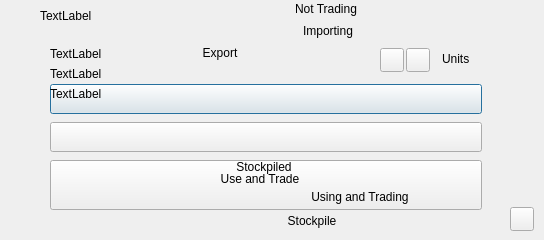
<?xml version="1.0" encoding="UTF-8"?>
<ui version="4.0">
 <class>ResourceTradeDialog</class>
 <widget class="QDialog" name="ResourceTradeDialog">
  <property name="geometry">
   <rect>
    <x>0</x>
    <y>0</y>
    <width>544</width>
    <height>240</height>
   </rect>
  </property>
  <property name="windowTitle">
   <string>Dialog</string>
  </property>
  <widget class="QLabel" name="cIcon">
   <property name="geometry">
    <rect>
     <x>10</x>
     <y>8</y>
     <width>22</width>
     <height>22</height>
    </rect>
   </property>
   <property name="text">
    <string/>
   </property>
  </widget>
  <widget class="Label" name="cName">
   <property name="geometry">
    <rect>
     <x>40</x>
     <y>9</y>
     <width>501</width>
     <height>32</height>
    </rect>
   </property>
   <property name="text">
    <string>TextLabel</string>
   </property>
   <property name="alignment">
    <set>Qt::AlignLeading|Qt::AlignLeft|Qt::AlignTop</set>
   </property>
  </widget>
  <widget class="Button" name="cTradeStatusButton">
   <property name="geometry">
    <rect>
     <x>50</x>
     <y>84</y>
     <width>432</width>
     <height>30</height>
    </rect>
   </property>
   <property name="text">
    <string/>
   </property>
  </widget>
  <widget class="Button" name="cIndustryOnButton">
   <property name="geometry">
    <rect>
     <x>50</x>
     <y>122</y>
     <width>432</width>
     <height>30</height>
    </rect>
   </property>
   <property name="text">
    <string/>
   </property>
  </widget>
  <widget class="Button" name="cStockpilingButton">
   <property name="geometry">
    <rect>
     <x>50</x>
     <y>160</y>
     <width>432</width>
     <height>50</height>
    </rect>
   </property>
   <property name="text">
    <string/>
   </property>
  </widget>
  <widget class="Label" name="cTotalIndustries">
   <property name="geometry">
    <rect>
     <x>50</x>
     <y>44</y>
     <width>63</width>
     <height>20</height>
    </rect>
   </property>
   <property name="text">
    <string>TextLabel</string>
   </property>
  </widget>
  <widget class="Label" name="cUnitsStored">
   <property name="geometry">
    <rect>
     <x>50</x>
     <y>64</y>
     <width>63</width>
     <height>20</height>
    </rect>
   </property>
   <property name="text">
    <string>TextLabel</string>
   </property>
  </widget>
  <widget class="Label" name="cNoTradeRoutes">
   <property name="geometry">
    <rect>
     <x>50</x>
     <y>84</y>
     <width>63</width>
     <height>20</height>
    </rect>
   </property>
   <property name="text">
    <string>TextLabel</string>
   </property>
  </widget>
  <widget class="Button" name="cExit">
   <property name="geometry">
    <rect>
     <x>510</x>
     <y>207</y>
     <width>24</width>
     <height>24</height>
    </rect>
   </property>
   <property name="text">
    <string/>
   </property>
  </widget>
  <widget class="Button" name="cDown">
   <property name="geometry">
    <rect>
     <x>380</x>
     <y>48</y>
     <width>24</width>
     <height>24</height>
    </rect>
   </property>
   <property name="text">
    <string/>
   </property>
  </widget>
  <widget class="Button" name="cUp">
   <property name="geometry">
    <rect>
     <x>406</x>
     <y>48</y>
     <width>24</width>
     <height>24</height>
    </rect>
   </property>
   <property name="text">
    <string/>
   </property>
  </widget>
  <widget class="Label" name="cExportLabel">
   <property name="geometry">
    <rect>
     <x>120</x>
     <y>46</y>
     <width>200</width>
     <height>20</height>
    </rect>
   </property>
   <property name="text">
    <string>Export</string>
   </property>
   <property name="alignment">
    <set>Qt::AlignHCenter|Qt::AlignTop</set>
   </property>
  </widget>
  <widget class="Label" name="cUnitsLabel">
   <property name="geometry">
    <rect>
     <x>442</x>
     <y>52</y>
     <width>63</width>
     <height>20</height>
    </rect>
   </property>
   <property name="text">
    <string>Units</string>
   </property>
   <property name="alignment">
    <set>Qt::AlignLeading|Qt::AlignLeft|Qt::AlignTop</set>
   </property>
  </widget>
  <widget class="Label" name="cUsingTradingLabel">
   <property name="geometry">
    <rect>
     <x>160</x>
     <y>190</y>
     <width>400</width>
     <height>20</height>
    </rect>
   </property>
   <property name="text">
    <string>Using and Trading</string>
   </property>
   <property name="alignment">
    <set>Qt::AlignHCenter|Qt::AlignTop</set>
   </property>
  </widget>
  <widget class="Label" name="cStockpileLabel">
   <property name="geometry">
    <rect>
     <x>112</x>
     <y>214</y>
     <width>400</width>
     <height>20</height>
    </rect>
   </property>
   <property name="text">
    <string>Stockpile</string>
   </property>
   <property name="alignment">
    <set>Qt::AlignHCenter|Qt::AlignTop</set>
   </property>
  </widget>
  <widget class="Label" name="cStockpiledLabel">
   <property name="geometry">
    <rect>
     <x>64</x>
     <y>160</y>
     <width>400</width>
     <height>20</height>
    </rect>
   </property>
   <property name="text">
    <string>Stockpiled</string>
   </property>
   <property name="alignment">
    <set>Qt::AlignHCenter|Qt::AlignTop</set>
   </property>
  </widget>
  <widget class="Label" name="cUseTradeLabel">
   <property name="geometry">
    <rect>
     <x>60</x>
     <y>172</y>
     <width>400</width>
     <height>20</height>
    </rect>
   </property>
   <property name="text">
    <string>Use and Trade</string>
   </property>
   <property name="alignment">
    <set>Qt::AlignHCenter|Qt::AlignTop</set>
   </property>
  </widget>
  <widget class="Label" name="cImportingLabel">
   <property name="geometry">
    <rect>
     <x>128</x>
     <y>24</y>
     <width>400</width>
     <height>20</height>
    </rect>
   </property>
   <property name="text">
    <string>Importing</string>
   </property>
   <property name="alignment">
    <set>Qt::AlignHCenter|Qt::AlignTop</set>
   </property>
  </widget>
  <widget class="Label" name="cNotTradingLabel">
   <property name="geometry">
    <rect>
     <x>126</x>
     <y>2</y>
     <width>400</width>
     <height>20</height>
    </rect>
   </property>
   <property name="text">
    <string>Not Trading</string>
   </property>
   <property name="alignment">
    <set>Qt::AlignHCenter|Qt::AlignTop</set>
   </property>
  </widget>
 </widget>
 <customwidgets>
  <customwidget>
   <class>Button</class>
   <extends>QPushButton</extends>
   <header>widget/button.h</header>
  </customwidget>
  <customwidget>
   <class>Label</class>
   <extends>QLabel</extends>
   <header>widget/label.h</header>
  </customwidget>
 </customwidgets>
 <resources/>
 <connections/>
</ui>
